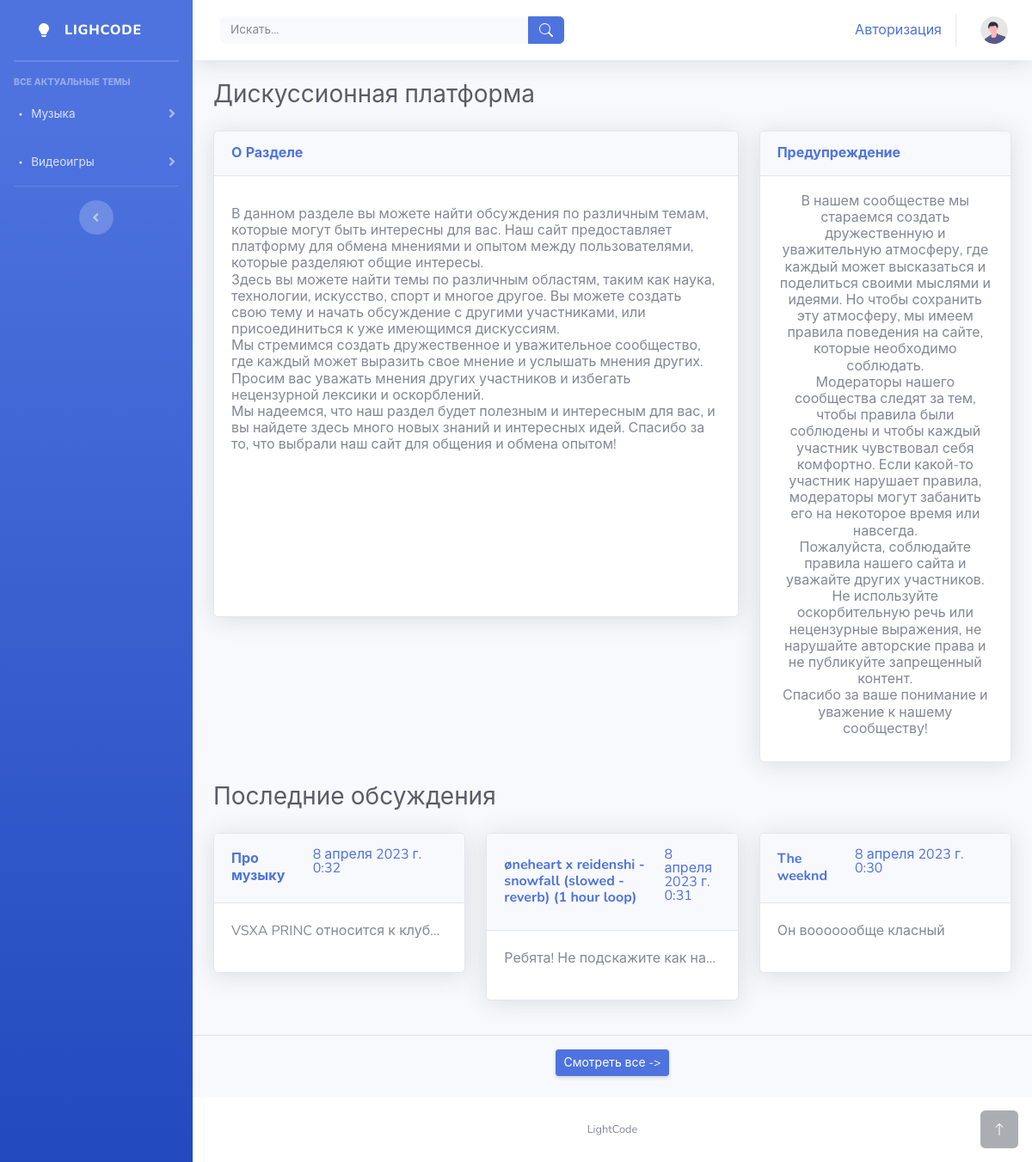
The app's page /forum/ with its own data.
### forum/models.py (models this page shows, shortened)
class Topic(models.Model):
    title = models.CharField(max_length=123, verbose_name='Название')
    slug = models.SlugField()
    parent_topic = models.ForeignKey('self', on_delete=models.CASCADE, blank=True, null=True, verbose_name='Главная тема')
    created_date = models.DateTimeField(auto_now_add=True, verbose_name='Дата создания')
    class Meta:
        verbose_name = 'Тема'
        verbose_name_plural = 'Темы'

class Question(models.Model):
    user = models.ForeignKey(User, on_delete=models.CASCADE, verbose_name='Пользователь')
    topic = models.ForeignKey(Topic, on_delete=models.CASCADE, verbose_name='Тема')
    title = models.CharField(max_length=225, verbose_name='Название')
    body = models.TextField(verbose_name='Контент')
    created_date = models.DateTimeField(auto_now_add=True, verbose_name='Дата создания')
    class Meta:
        verbose_name = 'Вопрос'
        verbose_name_plural = 'Вопросы'

### forum/views.py (the view)
# urls.py: path('', views.index, name='main_page'),
def index(request):
    main_topics = Topic.objects.filter(parent_topic__isnull=True)
    questions = Question.objects.all().order_by('-id')[:3]
    return render(request, template_name='forum/index.html', context={'main_topics': main_topics, 'questions': questions})

### forum/templates/forum/index.html (shortened to what this page needs)
{% load static %}
{% load i18n %}
<html lang="en">
<head>
    <link href="{% static 'vendor/css/all.min.css' %}" rel="stylesheet">
    <link rel='stylesheet' href='https://cdnjs.cloudflare.com/ajax/libs/font-awesome/4.7.0/css/font-awesome.min.css'>
    <link rel="stylesheet" href="https://use.fontawesome.com/releases/v5.8.1/css/all.css">
    <link href="{% static 'css/sb-admin-2.min.css' %}" rel="stylesheet">
</head>
<body id="page-top">
    <div id="wrapper">
        <ul class="navbar-nav bg-gradient-primary sidebar sidebar-dark accordion" id="accordionSidebar">
            <a class="sidebar-brand d-flex align-items-center justify-content-center" href="{% url 'index' %}">
                <div>
                </div>
                <div class="sidebar-brand-text mx-3">LighCode</div>
            </a>
            <hr class="sidebar-divider my-0">
            <hr class="sidebar-divider">
            <div class="sidebar-heading">
                {% trans 'Все актуальные темы' %}
            </div>
            {% for main_topic in main_topics %}
                <li class="nav-item">
                    <a class="nav-link collapsed" href="#" data-toggle="collapse" data-target="#{{ main_topic.slug }}" aria-expanded="true" aria-controls="{{ main_topic.slug }}">
                        <svg xmlns="http://www.w3.org/2000/svg" width="16" height="16" fill="currentColor" class="bi bi-dot" viewBox="0 0 16 16">
                            <path d="M8 9.5a1.5 1.5 0 1 0 0-3 1.5 1.5 0 0 0 0 3z"/>
                        </svg>
                        <span>{{ main_topic.title }}</span>
                    </a>
                </li>
            {% endfor %}
            <hr class="sidebar-divider d-none d-md-block">
            <div class="text-center d-none d-md-inline">
                <button class="rounded-circle border-0" id="sidebarToggle"></button>
            </div>
        </ul>
        <div id="content-wrapper" class="d-flex flex-column">
            <div id="content">
                <nav class="navbar navbar-expand navbar-light bg-white topbar mb-4 static-top shadow">
                    <form method="GET" action="{% url 'question_list' %}" class="d-none d-sm-inline-block form-inline mr-auto ml-md-3 my-2 my-md-0 mw-100 navbar-search">
                        <div class="input-group">
                            <input type="text" name="q" class="form-control bg-light border-0 small" placeholder="{% trans 'Искать' %}..."
                                aria-label="Search" aria-describedby="basic-addon2" value="{{ request.GET.q }}">
                            <div class="input-group-append">
                                <button class="btn btn-primary" type="submit">
                                </button>
                            </div>
                        </div>
                    </form>
                    <ul class="navbar-nav ml-auto">
                        {% if not user.is_authenticated %}
                            <li class="scroll-to-section" style="display:flex!important; align-items:center; justify-content:center;"><a href="{% url 'registration' %}">{% trans 'Авторизация' %}</a></li>
                        {% endif %}
                        <li class="nav-item dropdown no-arrow">
                            <a class="nav-link dropdown-toggle" href="#" id="userDropdown" role="button"
                                data-toggle="dropdown" aria-haspopup="true" aria-expanded="false">
                                <img class="img-profile rounded-circle"
                                    src="{% static 'images/undraw_profile.svg' %}">
                            </a>
                        </li>
                    </ul>
                </nav>
                <div class="container-fluid">
                    <div class="d-sm-flex align-items-center justify-content-between mb-4">
                        <h1 class="h3 mb-0 text-gray-800">{% trans 'Дискуссионная платформа' %}</h1>
                    </div>
                    <div class="row">
                        <div class="col-xl-8 col-lg-7">
                            <div class="card shadow mb-4">
                                <div class="card-header py-3 d-flex flex-row align-items-center justify-content-between">
                                    <h6 class="m-0 font-weight-bold text-primary">{% trans 'О Разделе' %}</h6>
                                </div>
                                <div class="card-body" style="padding-top: 35px;">
                                    <h6 style="margin-bottom: 169px; font-size: 16px;">{% trans 'В данном разделе вы можете найти обсуждения по различным темам, которые могут быть интересны для вас. Наш сайт предоставляет платформу для обмена мнениями и опытом между пользователями, которые разделяют общие интересы.' %}<br>
                                        {% trans 'Здесь вы можете найти темы по различным областям, таким как наука, технологии, искусство, спорт и многое другое. Вы можете создать свою тему и начать обсуждение с другими участниками, или присоединиться к уже имеющимся дискуссиям.' %}<br>
                                        {% trans 'Мы стремимся создать дружественное и уважительное сообщество, где каждый может выразить свое мнение и услышать мнения других. Просим вас уважать мнения других участников и избегать нецензурной лексики и оскорблений.' %}<br>
                                        {% trans 'Мы надеемся, что наш раздел будет полезным и интересным для вас, и вы найдете здесь много новых знаний и интересных идей. Спасибо за то, что выбрали наш сайт для общения и обмена опытом!' %} </h6>
                                </div>
                            </div>
                        </div>
                        <div class="col-xl-4 col-lg-5">
                            <div class="card shadow mb-4">
                                <div
                                    class="card-header py-3 d-flex flex-row align-items-center justify-content-between">
                                    <h6 class="m-0 font-weight-bold text-primary">{% trans 'Предупреждение' %}</h6>
                                </div>
                                <div class="card-body" style="text-align: center;">
                                        <h6>{% trans 'В нашем сообществе мы стараемся создать дружественную и уважительную атмосферу, где каждый может высказаться и поделиться своими мыслями и идеями. Но чтобы сохранить эту атмосферу, мы имеем правила поведения на сайте, которые необходимо соблюдать.' %}<br>
                                            {% trans 'Модераторы нашего сообщества следят за тем, чтобы правила были соблюдены и чтобы каждый участник чувствовал себя комфортно. Если какой-то участник нарушает правила, модераторы могут забанить его на некоторое время или навсегда.' %}<br>
                                            {% trans 'Пожалуйста, соблюдайте правила нашего сайта и уважайте других участников. Не используйте оскорбительную речь или нецензурные выражения, не нарушайте авторские права и не публикуйте запрещенный контент.' %}<br>
                                            {% trans 'Спасибо за ваше понимание и уважение к нашему сообществу!' %}</h6>
                                </div>
                            </div>
                        </div>
                    </div>
                    <div class="d-sm-flex align-items-center justify-content-between mb-4">
                        <h1 class="h3 mb-0 text-gray-800">{% trans 'Последние обсуждения' %}</h1>
                    </div>
                    <div class="row row-cols-1 row-cols-md-3 g-4">
                        {% for question in questions %}
                            <div class="col">
                                <div class="card shadow mb-4">
                                    <a href="{% url 'question_detail' question.id %}">
                                        <div class="card-header py-3 d-flex flex-row align-items-center justify-content-between">
                                            <h6 class="m-0 font-weight-bold text-primary">{{ question.title }}</h6>
                                            <div class="dropdown no-arrow">
                                                <p>{{ question.created_date }}</p>
                                            </div>
                                        </div>
                                    </a>
                                    <div class="card-body">
                                        <p>{{ question.body }}</p>
                                    </div>
                                </div>
                            </div>
                        {% endfor %}
                    </div>
                </div>
                <hr>
                <center><a href="{% url 'question_list' %}" class="d-none d-sm-inline-block btn btn-sm btn-primary shadow-sm">{% trans 'Смотреть все' %} -></a></center><br>
            </div>
            <footer class="sticky-footer bg-white">
                <div class="container my-auto">
                    <div class="copyright text-center my-auto">
                        <span>LightCode</span>
                    </div>
                </div>
            </footer>
        </div>
    </div>
    <a class="scroll-to-top rounded" href="#page-top" style="display:flex!important; align-items:center; justify-content:center;">
        <svg xmlns="http://www.w3.org/2000/svg" width="16" height="16" fill="currentColor" class="bi bi-arrow-up" viewBox="0 0 16 16">
  <path fill-rule="evenodd" d="M8 15a.5.5 0 0 0 .5-.5V2.707l3.146 3.147a.5.5 0 0 0 .708-.708l-4-4a.5.5 0 0 0-.708 0l-4 4a.5.5 0 1 0 .708.708L7.5 2.707V14.5a.5.5 0 0 0 .5.5z"/>
</svg>
    </a>
</body>
</html>

### forum/templates/forum/index.html (style rules this page uses)
.card-body p { max-height: 2.4em; overflow: hidden; text-overflow: ellipsis; white-space: nowrap; }

### records on screen
Topic: title "Музыка"
Topic: title "Видеоигры"
Question: title "Про музыку", created_date "8 апреля 2023 г. 0:32", body "VSXA PRINC относится к клуб…"
Question: title "øneheart x reidenshi - snowfall (slowed - reverb) (1 hour loop)", created_date "8 апреля 2023 г. 0:31", body "Ребята! Не подскажите как на…"
Question: title "The weeknd", created_date "8 апреля 2023 г. 0:30", body "Он вооооообще класный"
